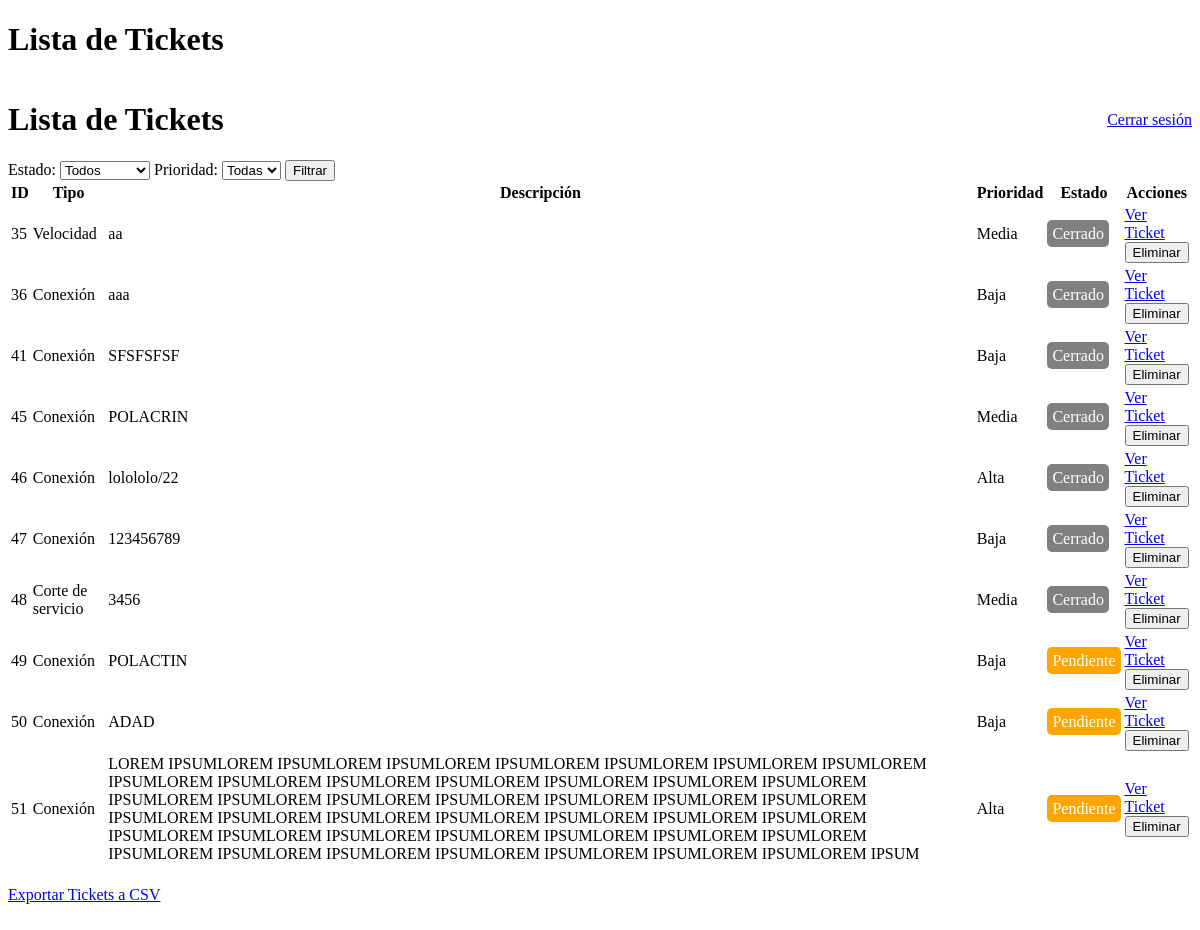
The app's page /tickets (signed in), older data.
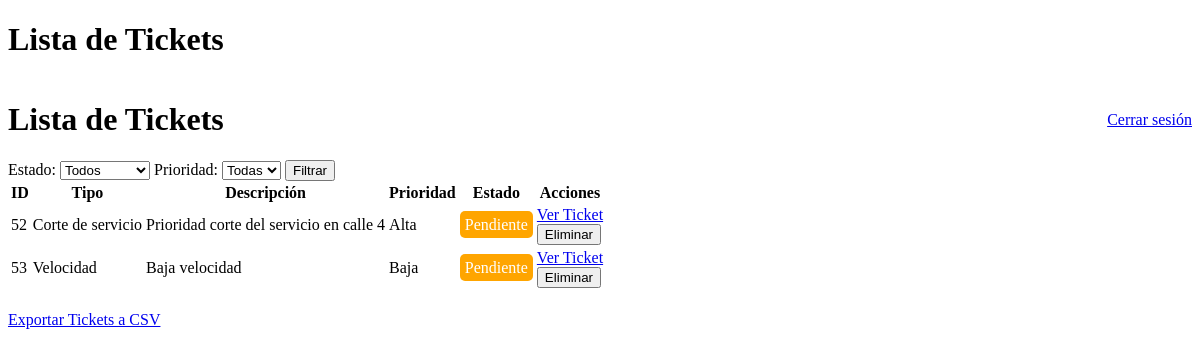
The same page, newer data.
### tables this page shows
CREATE TABLE tickets (
    id INTEGER PRIMARY KEY AUTOINCREMENT,
    tipo TEXT NOT NULL,
    descripcion TEXT NOT NULL,
    prioridad TEXT NOT NULL,
    fecha_creacion DATETIME DEFAULT CURRENT_TIMESTAMP,
    usuario_creador TEXT NOT NULL,
    notas TEXT,
    archivo TEXT
, usuario_asignado TEXT, estado TEXT DEFAULT 'pendiente');

### app.py (the view)
@app.route('/tickets')
@login_required
def tickets():
    estado = request.args.get('estado')
    prioridad = request.args.get('prioridad')
    query = 'SELECT * FROM tickets WHERE 1=1'
    params = []
    if estado in ['pendiente', 'en proceso', 'cerrado']:
        query += ' AND estado = ?'
        params.append(estado)
    if prioridad in ['Baja', 'Media', 'Alta']:
        query += ' AND prioridad = ?'
        params.append(prioridad)
    conn = get_db_connection()
    tickets = conn.execute(query, params).fetchall()
    conn.close()
    return render_template('tickets.html', tickets=tickets, estado=estado, prioridad=prioridad)

### app.py (called while the page is built)
def get_db_connection():
    conn = sqlite3.connect('database.db', timeout=10)  # Espera hasta 10 segundos si la base de datos está bloqueada
    conn.row_factory = sqlite3.Row
    return conn

@login_manager.user_loader
def load_user(user_id):
    conn = get_db_connection()
    user = conn.execute('SELECT * FROM users WHERE id = ?', (user_id,)).fetchone()
    conn.close()
    if user:
        return User(id=user['id'], username=user['username'], role=user['role'])
    return None

### templates/tickets.html (shortened to what this page needs)
<!DOCTYPE html>
<html lang="es">
<head>
</head>
<body>
    <h1>Lista de Tickets</h1>
    <div style="display: flex; justify-content: space-between; align-items: center;">
        <h1>Lista de Tickets</h1>
        <a href="/logout">Cerrar sesión</a>
    </div>
    <form action="/tickets" method="GET">
        <label for="estado">Estado:</label>
        <select name="estado" id="estado">
            <option value="">Todos</option>
        </select>
        <label for="prioridad">Prioridad:</label>
        <select name="prioridad" id="prioridad">
            <option value="">Todas</option>
        </select>
        <button type="submit">Filtrar</button>
    </form>
    <table>
        <thead>
            <tr>
                <th>ID</th>
                <th>Tipo</th>
                <th>Descripción</th>
                <th>Prioridad</th>
                <th>Estado</th>
                <th>Acciones</th>
            </tr>
        </thead>
        <tbody>
            {% for ticket in tickets %}
            <tr>
                <td>{{ ticket.id }}</td>
                <td>{{ ticket.tipo }}</td>
                <td>{{ ticket.descripcion }}</td>
                <td>{{ ticket.prioridad }}</td>
                <td>
                    {% if ticket.estado == "pendiente" %}
                        <span class="estado-pendiente">Pendiente</span>
                    {% elif ticket.estado == "en proceso" %}
                        <span class="estado-en-proceso">En proceso</span>
                    {% elif ticket.estado == "cerrado" %}
                        <span class="estado-cerrado">Cerrado</span>
                    {% else %}
                        {{ ticket.estado }}
                    {% endif %}
                </td>
                <td>
                    <a href="{{ url_for('view_ticket', id=ticket.id) }}">Ver Ticket</a>
                    {% if current_user.role == 'usittel' %}
                    <form action="/delete-ticket/{{ ticket.id }}" method="POST" onsubmit="return confirmarAccion('¿Seguro que quieres eliminar este ticket?')">
                        <button type="submit">Eliminar</button>
                    </form>
                    {% endif %}
                </td>
            </tr>
            {% endfor %}
        </tbody>
    </table>
    <div style="margin-top: 20px;">
        <a href="/export-tickets" class="button">Exportar Tickets a CSV</a>
        <br><br>
    </div>
</body>
</html>

### templates/tickets.html (style rules this page uses)
.estado-pendiente { color: white; background-color: orange; padding: 5px; border-radius: 5px; }

Row changes from the older to the newer data that the page shows:
removed tickets: id "35", tipo "Velocidad", descripcion "aa", prioridad "Media", estado "Cerrado"
removed tickets: id "36", tipo "Conexión", descripcion "aaa", prioridad "Baja", estado "Cerrado"
removed tickets: id "41", tipo "Conexión", descripcion "SFSFSFSF", prioridad "Baja", estado "Cerrado"
removed tickets: id "45", tipo "Conexión", descripcion "POLACRIN", prioridad "Media", estado "Cerrado"
removed tickets: id "46", tipo "Conexión", descripcion "lolololo/22", prioridad "Alta", estado "Cerrado"
removed tickets: id "47", tipo "Conexión", descripcion "123456789", prioridad "Baja", estado "Cerrado"
removed tickets: id "48", tipo "Corte de servicio", descripcion "3456", prioridad "Media", estado "Cerrado"
removed tickets: id "49", tipo "Conexión", descripcion "POLACTIN", prioridad "Baja", estado "Pendiente"
removed tickets: id "50", tipo "Conexión", descripcion "ADAD", prioridad "Baja", estado "Pendiente"
removed tickets: id "51", tipo "Conexión", descripcion "LOREM IPSUMLOREM IPSUMLOREM IPSUMLOREM IPSUMLOREM IPSUMLOREM IPSUMLOREM IPSUMLOREM IPSUMLOREM IPSUMLOREM IPSUMLOREM IPSUMLOREM IPSUMLOREM IPSUMLOREM IPSUMLOREM IPSUMLOREM IPSUMLOREM IPSUMLOREM IPSUMLOREM IPSUMLOREM IPSUMLOREM IPSUMLOREM IPSUMLOREM IPSUMLOREM IPSUMLOREM IPSUMLOREM IPSUMLOREM IPSUMLOREM IPSUMLOREM IPSUMLOREM IPSUMLOREM IPSUMLOREM IPSUMLOREM IPSUMLOREM IPSUMLOREM IPSUMLOREM IPSUMLOREM IPSUMLOREM IPSUMLOREM IPSUMLOREM IPSUMLOREM IPSUMLOREM IPSUMLOREM IPSUM", prioridad "Alta", estado "Pendiente"
added tickets: id "52", tipo "Corte de servicio", descripcion "Prioridad corte del servicio en calle 4", prioridad "Alta", estado "Pendiente"
added tickets: id "53", tipo "Velocidad", descripcion "Baja velocidad", prioridad "Baja", estado "Pendiente"
